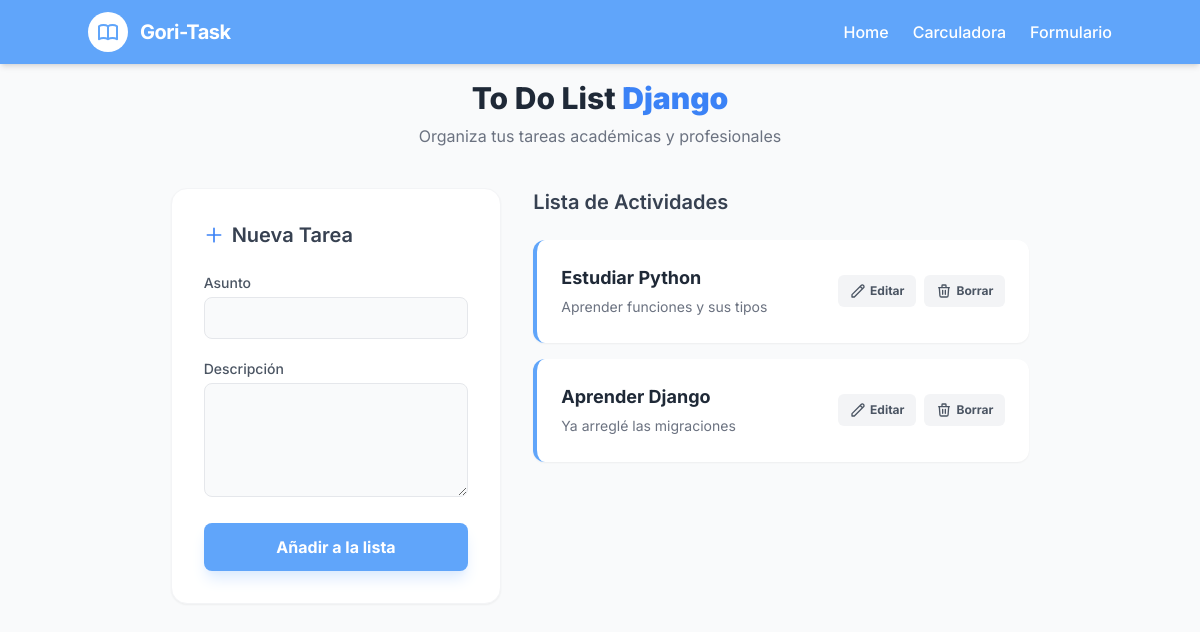
/todolist/, run on the app's committed database.
### components/todolist/models.py (models this page shows, shortened)
class task(models.Model):
    subject = models.CharField(max_length=50)
    description = models.CharField(max_length=250)

### components/todolist/views.py (the view)
# urls.py: path('', views.todolist, name='todolist'),
def todolist(request):
    db_data = task.objects.all()
    context = {
        'db_data': db_data[::-1],
        'update': None
    }
    return render(request, 'todolist/todolist.html', context)

### components/todolist/templates/todolist/todolist.html (shortened to what this page needs)
<!DOCTYPE html>
<html lang="es">
<head>
    <script src="https://cdn.tailwindcss.com"></script>
</head>
<body class="bg-gray-50 min-h-screen">
    <header class="bg-blue-400 p-3 shadow-md mb-4">
        <nav class="container mx-auto flex items-center justify-between">
            <div class="flex items-center space-x-3">
                <div class="bg-white p-1 rounded-full">
                  <div class="bg-white p-1 rounded-full text-blue-400">
                </div>
                </div>
                <span class="text-white text-xl font-bold tracking-tight">Gori-Task</span>
            </div>
            <ul class="flex space-x-6 list-none">
                <li>
                    <a href="/" class="text-white transition-colors duration-300 hover:text-gray-200 font-medium">
                        Home
                    </a>
                </li>
                <li>
                    <a href="/carculadora" class="text-white transition-colors duration-300 hover:text-gray-200 font-medium">
                        Carculadora
                    </a>
                </li>
                <li>
                    <a href="/formulario" class="text-white transition-colors duration-300 hover:text-gray-200 font-medium">
                        Formulario
                    </a>
                </li>
            </ul>
        </nav>
    </header>
    <main class="container mx-auto px-4">
        <div class="text-center mb-10">
            <h1 class="text-3xl font-extrabold text-gray-800">To Do List <span class="text-blue-500 font-black">Django</span></h1>
            <p class="text-gray-500 mt-2">Organiza tus tareas académicas y profesionales</p>
        </div>
        <div class="flex flex-col lg:flex-row gap-8 justify-center items-start">
            <div class="w-full lg:w-1/3 bg-white rounded-2xl shadow-sm border border-gray-100 p-8 sticky top-10">
                <h2 class="text-xl font-semibold text-gray-700 mb-6 flex items-center gap-2">
                    {% if update %}
                        <svg class="w-5 h-5 text-blue-500" fill="none" stroke="currentColor" viewBox="0 0 24 24"><path stroke-linecap="round" stroke-linejoin="round" stroke-width="2" d="M11 5H6a2 2 0 00-2 2v11a2 2 0 002 2h11a2 2 0 002-2v-5m-1.414-9.414a2 2 0 112.828 2.828L11.828 15H9v-2.828l8.586-8.586z"></path></svg>
                        Actualizar Tarea
                    {% else %}
                        <svg class="w-5 h-5 text-blue-500" fill="none" stroke="currentColor" viewBox="0 0 24 24"><path stroke-linecap="round" stroke-linejoin="round" stroke-width="2" d="M12 4v16m8-8H4"></path></svg>
                        Nueva Tarea
                    {% endif %}
                </h2>
                <form method="post" action="{% if update %}{% url 'update' %}{% else %}{% url 'insert' %}{% endif %}" class="space-y-5">
                    <div>
                        <label for="subject" class="block text-sm font-medium text-gray-600 mb-1">Asunto</label>
                        <input type="text" value="{{ update.subject }}" name="subject" id="subject" required
                            class="w-full px-4 py-2 bg-gray-50 border border-gray-200 rounded-lg focus:ring-2 focus:ring-blue-400 focus:bg-white outline-none transition-all">
                    </div>
                    <div>
                        <label for="description" class="block text-sm font-medium text-gray-600 mb-1">Descripción</label>
                        <textarea name="description" id="description" rows="4" required
                            class="w-full px-4 py-2 bg-gray-50 border border-gray-200 rounded-lg focus:ring-2 focus:ring-blue-400 focus:bg-white outline-none transition-all">{{ update.description }}</textarea>
                    </div>
                    {% if update %}
                        <input type="hidden" name="id" value="{{ update.id }}" />
                        <button type="submit" class="w-full bg-blue-500 hover:bg-blue-600 text-white font-bold py-3 rounded-lg shadow-lg shadow-blue-200 transition-all transform active:scale-95">
                            Actualizar Tarea
                        </button>
                        <a href="{% url 'todolist' %}" class="block text-center text-sm text-gray-400 hover:text-gray-600 mt-4 underline">Cancelar edición</a>
                    {% else %}
                        <button type="submit" class="w-full bg-blue-400 hover:bg-blue-500 text-white font-bold py-3 rounded-lg shadow-lg shadow-blue-100 transition-all transform active:scale-95">
                            Añadir a la lista
                        </button>
                    {% endif %}
                </form>
            </div>
            <div class="w-full lg:w-1/2 space-y-4">
                <h2 class="text-xl font-semibold text-gray-700 mb-6">Lista de Actividades</h2>
                {% for data in db_data %}
                <div class="group bg-white p-6 rounded-xl shadow-sm border-l-4 border-blue-400 flex flex-col md:flex-row md:items-center justify-between hover:shadow-md transition-all">
                    <div class="space-y-1">
                        <h3 class="text-lg font-bold text-gray-800">{{ data.subject }}</h3>
                        <p class="text-gray-500 text-sm leading-relaxed">{{ data.description }}</p>
                    </div>
                    <div class="flex items-center gap-2 mt-4 md:mt-0 md:ml-4">
                        <a href="{% url 'update_form' data.id %}"
                            class="flex items-center gap-1 bg-gray-100 hover:bg-blue-100 text-gray-600 hover:text-blue-600 px-3 py-2 rounded-md text-xs font-bold transition-colors">
                            <svg class="w-4 h-4" fill="none" stroke="currentColor" viewBox="0 0 24 24"><path stroke-linecap="round" stroke-linejoin="round" stroke-width="2" d="M15.232 5.232l3.536 3.536m-2.036-5.036a2.5 2.5 0 113.536 3.536L6.5 21.036H3v-3.572L16.732 3.732z"></path></svg>
                            Editar
                        </a>
                        <a href="{% url 'delete' data.id %}"
                            class="flex items-center gap-1 bg-gray-100 hover:bg-red-100 text-gray-600 hover:text-red-600 px-3 py-2 rounded-md text-xs font-bold transition-colors">
                            <svg class="w-4 h-4" fill="none" stroke="currentColor" viewBox="0 0 24 24"><path stroke-linecap="round" stroke-linejoin="round" stroke-width="2" d="M19 7l-.867 12.142A2 2 0 0116.138 21H7.862a2 2 0 01-1.995-1.858L5 7m5 4v6m4-6v6m1-10V4a1 1 0 00-1-1h-4a1 1 0 00-1 1v3M4 7h16"></path></svg>
                            Borrar
                        </a>
                    </div>
                </div>
                {% empty %}
                <div class="text-center py-20 bg-gray-100 rounded-2xl border-2 border-dashed border-gray-200 text-gray-400">
                    <p>No tienes tareas pendientes. ¡Buen trabajo!</p>
                </div>
                {% endfor %}
            </div>
        </div>
    </main>
</body>
</html>

### components/todolist/templates/todolist/todolist.html (style rules this page uses)
body { font-family: 'Inter', sans-serif; }

### data on the page
task: subject "Estudiar Python", description "Aprender funciones y sus tipos"
task: subject "Aprender Django", description "Ya arreglé las migraciones"
